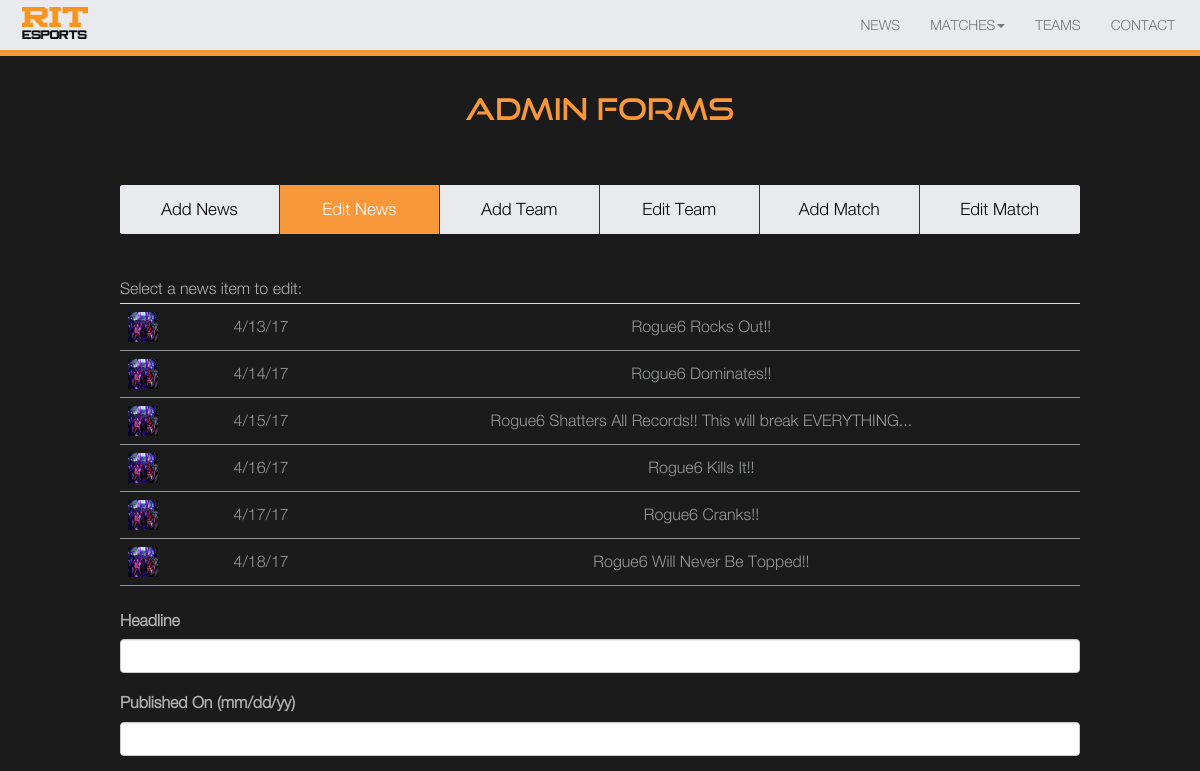
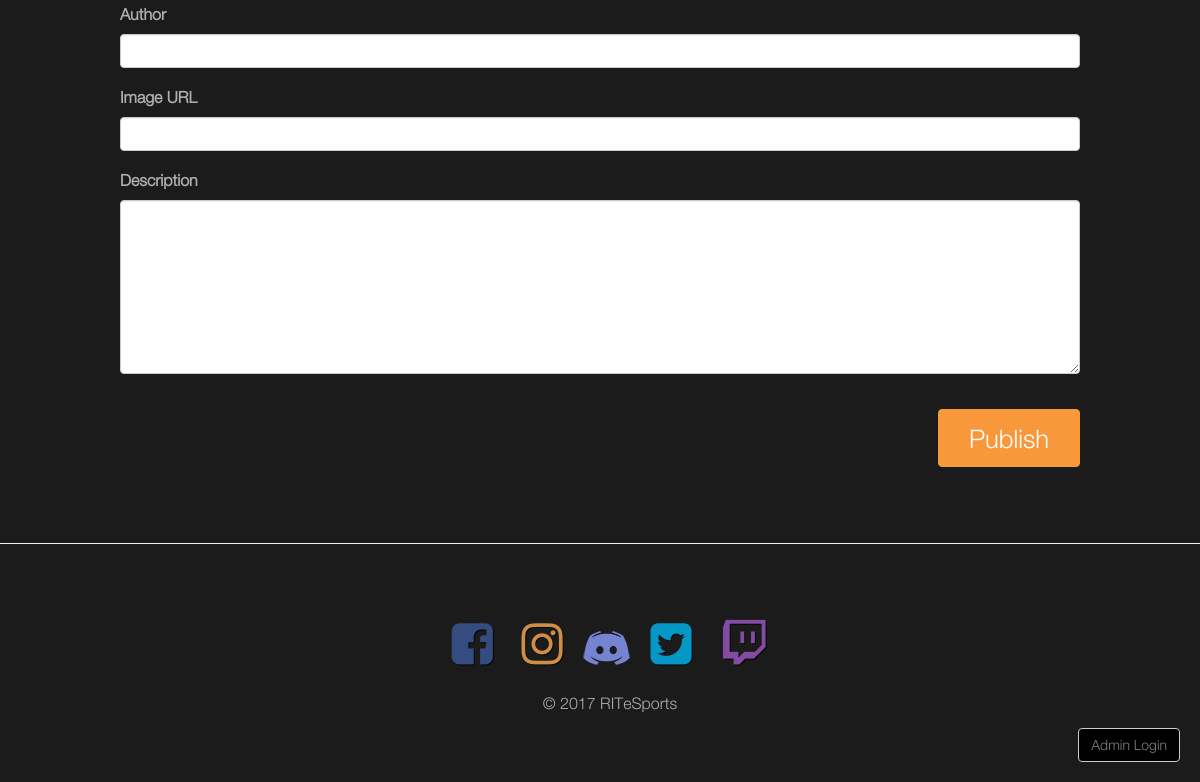
/admin_edit_news.php, run on an earlier commit of the app's database (2 pictures, top to bottom).
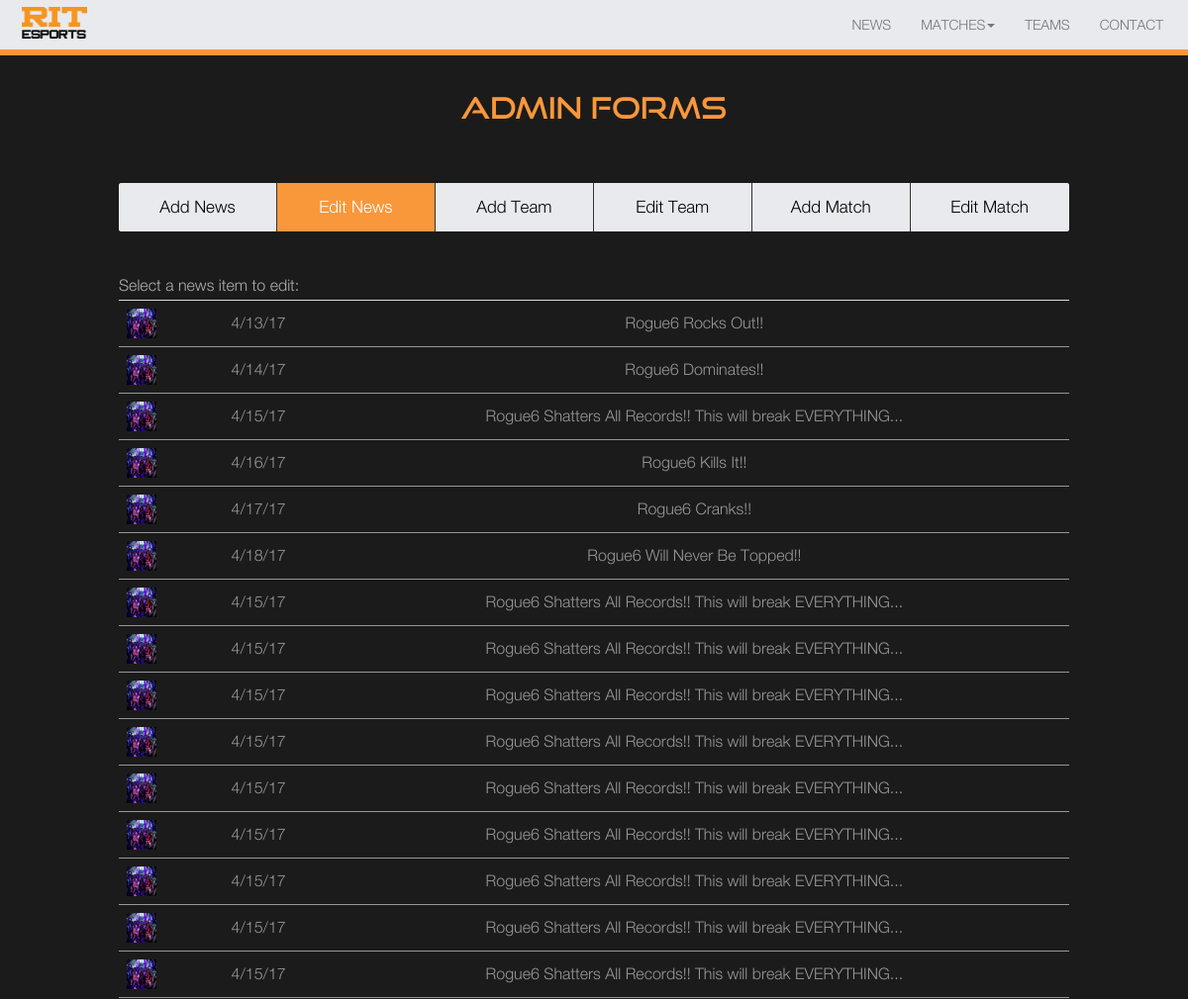
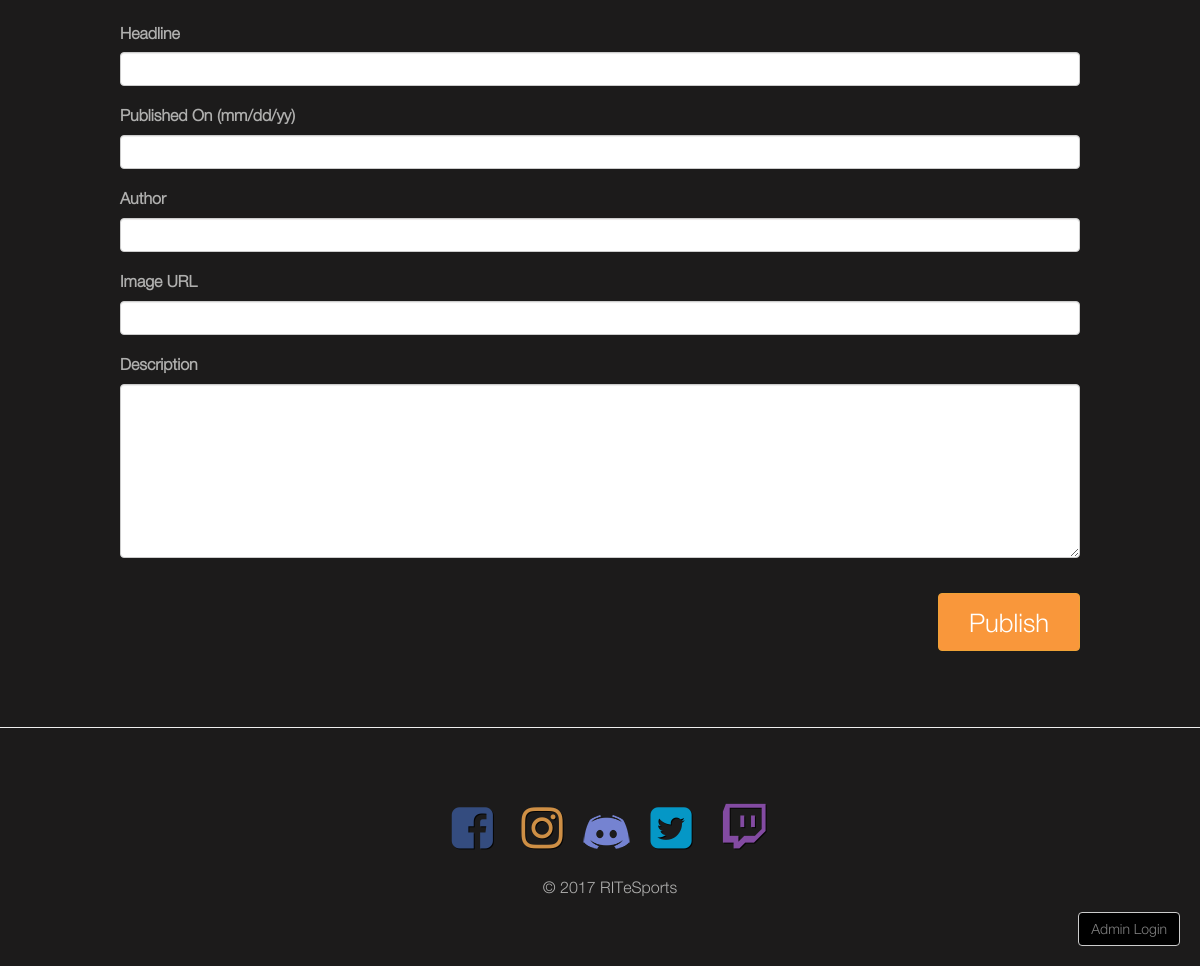
And on a later commit of the database (2 pictures, top to bottom).
### tables this page shows
CREATE TABLE "NEWS_ITEMS" (
	`NEWS_ID`	INTEGER NOT NULL PRIMARY KEY AUTOINCREMENT,
	`HEADLINE`	TEXT NOT NULL,
	`AUTHOR`	TEXT,
	`DATE`	TEXT,
	`CONTENT`	TEXT NOT NULL,
	`IMAGE_URL`	TEXT
);

### admin_edit_news.php (the view, shortened to what this page needs)
<!DOCTYPE html>
<html lang="en">
<head>
  <?php include 'includes/head.php';?>
</head>
<body>
    <?php include 'includes/navmenu.php';?>
	<main class="content">
		<?php include 'includes/adminmenu.php';?>
		<div id="EditNews" class="tabcontent">
		<div id ="NewsList">
			Select a news item to edit:
		<?php
				$esports_db = new ESportsDB();
				$esports_db->exec("ATTACH DATABASE 'ESports.db' AS 'esports'");
				$news_list = $esports_db->query("SELECT * FROM NEWS_ITEMS");
				echo "<table class='table'>";
				echo "<tbody>";
				while($news = $news_list->fetchArray(SQLITE3_ASSOC))
				{
					$news_id = $news['NEWS_ID'];
					$headline = $news['HEADLINE'];
					$date = $news['DATE'];
					$image = $news['IMAGE_URL'];
					echo "<tr class='clickable-row admin_table_row' id = '$news_id' onclick='populate_news(this.id)'>";
					echo "<td>";
					echo "<img class='img-responsive admin_logo' src='$image' alt='news image' title='news image'>";
					echo "</td>";
					echo "<td class='admin_team_text'>";
					echo "$date";
					echo "</td>";
					echo "<td class='admin_team_text'>";
					echo "$headline";
					echo "</td>";
					echo "</tr>";
				}
				echo "</tbody>";
				echo "</table>";
		?>
		</div>
			<form action='update_news.php?news_id=' method='POST'>
				<div class="form-group">
                    <label for="news_heading">Headline</label>
                    <input type="text" class="form-control" rows="1" id="headline" name="headline">
                </div>
                <div class="form-group">
                    <label for="published_on">Published On (mm/dd/yy)</label>
                    <input type="text" class="form-control" rows="1" id="date_published" name="date_published">
                </div>
				<div class="form-group">
                    <label for="news_heading">Author</label>
                    <input type="text" class="form-control" rows="1" id="author" name="author">
                </div>
                <div class="form-group">
                    <label for="news_heading">Image URL</label>
                    <input type="text" class="form-control" rows="1" id="image_url" name="image_url">
                </div>
                <div class="form-group">
                    <label for="content">Description</label>
                    <textarea class="form-control" rows="8" id="content" name="content"> </textarea>
                </div>
				<input type="button" class="btn btn-warning main_action_button" value="Publish">
			</form>
		</div>
</main>
    <hr id="footer_line">
    <?php include 'includes/footer.php';?>
</body>
</html>

What changed in the data, as far as the page shows it:
added news_items: IMAGE_URL (picture), DATE "4/15/17", HEADLINE "Rogue6 Shatters All Records!! This will break EVERYTHING..."
added news_items: IMAGE_URL (picture), DATE "4/15/17", HEADLINE "Rogue6 Shatters All Records!! This will break EVERYTHING..."
added news_items: IMAGE_URL (picture), DATE "4/15/17", HEADLINE "Rogue6 Shatters All Records!! This will break EVERYTHING..."
added news_items: IMAGE_URL (picture), DATE "4/15/17", HEADLINE "Rogue6 Shatters All Records!! This will break EVERYTHING..."
added news_items: IMAGE_URL (picture), DATE "4/15/17", HEADLINE "Rogue6 Shatters All Records!! This will break EVERYTHING..."
added news_items: IMAGE_URL (picture), DATE "4/15/17", HEADLINE "Rogue6 Shatters All Records!! This will break EVERYTHING..."
added news_items: IMAGE_URL (picture), DATE "4/15/17", HEADLINE "Rogue6 Shatters All Records!! This will break EVERYTHING..."
added news_items: IMAGE_URL (picture), DATE "4/15/17", HEADLINE "Rogue6 Shatters All Records!! This will break EVERYTHING..."
added news_items: IMAGE_URL (picture), DATE "4/15/17", HEADLINE "Rogue6 Shatters All Records!! This will break EVERYTHING..."
